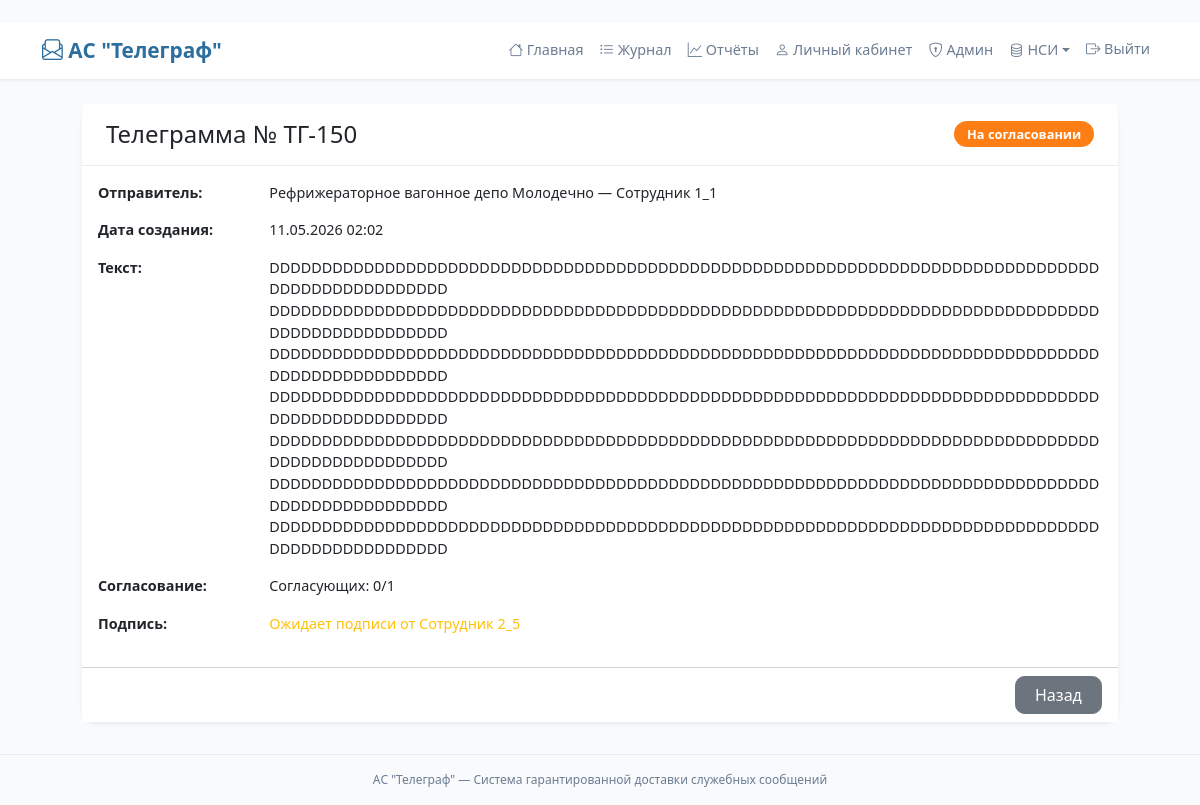
The app's page /telegram/150/ (signed in) with its own data.
### core/models.py (models this page shows, shortened)
class Telegram(models.Model):
    class Priority(models.TextChoices):
        NORMAL = 'NORMAL', 'Обычная'
        URGENT = 'URGENT', 'Срочная'
    class Status(models.TextChoices):
        DRAFT = 'DRAFT', 'Черновик'
        ON_APPROVAL = 'ON_APPROVAL', 'На согласовании'
        APPROVED = 'APPROVED', 'Согласовано'
        ON_SIGNATURE = 'ON_SIGNATURE', 'На подписании'
        SIGNED = 'SIGNED', 'Подписано'
        DELIVERY = 'DELIVERY', 'Доставка'
        DELIVERED = 'DELIVERED', 'Доставлено'
        REJECTED = 'REJECTED', 'Отказано'
    number = models.CharField(max_length=50, blank=True, null=True, verbose_name='Номер телеграммы')
    author = models.ForeignKey(User, on_delete=models.CASCADE, related_name='authored_telegrams', verbose_name='Автор')
    text = models.TextField(verbose_name='Текст телеграммы')
    created_at = models.DateTimeField(auto_now_add=True, verbose_name='Дата создания')
    status = models.CharField(max_length=20, choices=Status.choices, default=Status.DRAFT, verbose_name='Статус')
    priority = models.CharField(max_length=10, choices=Priority.choices, default=Priority.NORMAL, verbose_name='Приоритет')
    requires_approval = models.BooleanField(default=False, verbose_name='Требуется согласование')
    approvers = models.ManyToManyField(User, related_name='telegrams_to_approve', blank=True, verbose_name='Согласующие')
    approvals_received = models.PositiveIntegerField(default=0, verbose_name='Количество согласовавших')
    approval_sent_at = models.DateTimeField(null=True, blank=True, verbose_name='Отправлено на согласование')
    approval_completed_at = models.DateTimeField(null=True, blank=True, verbose_name='Согласование завершено')
    requires_signature = models.BooleanField(default=False, verbose_name='Требуется подпись')
    signer = models.ForeignKey(User, on_delete=models.SET_NULL, null=True, blank=True, related_name='telegrams_to_sign', verbose_name='Подписант')
    signed_at = models.DateTimeField(null=True, blank=True, verbose_name='Дата подписи')
    signature = models.CharField(max_length=128, blank=True, null=True, verbose_name='Электронная подпись')
    signer_department = models.CharField(max_length=255, blank=True, verbose_name='Подразделение подписанта')
    delivered_at = models.DateTimeField(null=True, blank=True, verbose_name='Дата доставки всем')
    executor = models.ForeignKey(User, on_delete=models.SET_NULL, null=True, blank=True, related_name='executed_telegrams', verbose_name='Исполнитель')
    author_department = models.CharField(max_length=255, blank=True, verbose_name='Подразделение автора')
    rejection_reason = models.TextField(blank=True, null=True, verbose_name='Причина отказа')
    rejected_by = models.ForeignKey(User, on_delete=models.SET_NULL, null=True, blank=True, related_name='rejected_telegrams', verbose_name='Кто отклонил')
    rejected_at = models.DateTimeField(null=True, blank=True, verbose_name='Дата отклонения')

class User(AbstractUser):
    role = models.CharField(max_length=10, choices=Role.choices, default=Role.USER, verbose_name='Роль')
    full_name = models.CharField(max_length=255, verbose_name='Полное имя')
    phone = models.CharField(max_length=20, blank=True, null=True, verbose_name='Телефон')
    email = models.EmailField(blank=True, null=True, verbose_name='Email')
    department = models.ForeignKey(Department, on_delete=models.SET_NULL, null=True, blank=True, verbose_name='Подразделение')
    position = models.ForeignKey(Position, on_delete=models.SET_NULL, null=True, blank=True, verbose_name='Должность')

### core/views.py (the view)
# urls.py: path('telegram/<int:telegram_id>/', views.view_telegram, name='view_telegram'),
@login_required
def view_telegram(request, telegram_id):
    telegram = get_object_or_404(
        Telegram.objects.prefetch_related('recipients__user', 'approvers', 'signatures'),
        id=telegram_id
    )
    user = request.user
    user_recipient = telegram.recipients.filter(user=user).first()
    context = {
        'telegram': telegram,
        'user_is_recipient': user_recipient is not None,
        'user_recipient_id': user_recipient.id if user_recipient else None,
        'user_recipient_status': user_recipient.status if user_recipient else None,  # Добавлено
        'user_is_approver': user in telegram.approvers.all(),
        'user_is_signer': user == telegram.signer,
        'user_is_author': user == telegram.author,
    }
    return render(request, 'core/view_telegram.html', context)

### core/templates/core/view_telegram.html (shortened to what this page needs)
﻿{% extends 'base.html' %}
{% load static %}
{% block content %}
<div class="container mt-4">
    <div class="card shadow-sm">
        <div class="card-header bg-white py-3 d-flex justify-content-between align-items-center">
            <h4 class="mb-0">Телеграмма № {{ telegram.number|default:telegram.id }}</h4>
            <div>
                <span class="badge status-badge status-{{ telegram.status|lower }}">{{ telegram.get_status_display }}</span>
            </div>
        </div>
        <div class="card-body">
            <div class="row mb-3">
                <div class="col-md-2 fw-bold">Отправитель:</div>
                <div class="col-md-10">{{ telegram.author_department|default:"—" }} — {{ telegram.author.full_name|default:telegram.author.username }}</div>
            </div>
            <div class="row mb-3">
                <div class="col-md-2 fw-bold">Дата создания:</div>
                <div class="col-md-10">{{ telegram.created_at|date:"d.m.Y H:i" }}</div>
            </div>
            <div class="row mb-3">
                <div class="col-md-2 fw-bold">Текст:</div>
                <div class="col-md-10">{{ telegram.text|linebreaksbr }}</div>
            </div>
            {% if telegram.requires_approval %}
            <div class="row mb-3">
                <div class="col-md-2 fw-bold">Согласование:</div>
                <div class="col-md-9">
                    Согласующих: {{ telegram.approvals_received }}/{{ telegram.approvers.count }}
                </div>
            </div>
            {% endif %}
            {% if telegram.requires_signature %}
            <div class="row mb-3">
                <div class="col-md-2 fw-bold">Подпись:</div>
                <div class="col-md-9">
                    {% if telegram.signed_at %}
                        <span class="text-success">Подписана {{ telegram.signed_at|date:"d.m.Y H:i" }}</span>
                        <br><small>Подписант: {{ telegram.signer.full_name|default:telegram.signer.username }}</small>
                    {% elif telegram.signer %}
                        <span class="text-warning">Ожидает подписи от {{ telegram.signer.full_name|default:telegram.signer.username }}</span>
                    {% else %}
                        Не подписана
                    {% endif %}
                </div>
            </div>
            {% endif %}
        </div>
        <div class="card-footer bg-white">
            <div class="d-flex gap-2 justify-content-end">
                {% if telegram.status == 'DELIVERY' and user_recipient_id and user_recipient_status == 'PENDING' %}
                    <a href="{% url 'mark_as_read_and_view' user_recipient_id %}" class="btn btn-success">Ознакомиться</a>
                    <a href="{% url 'telegram_journal' %}" class="btn btn-secondary">Отмена</a>
                {% elif telegram.status == 'ON_APPROVAL' and user in telegram.approvers.all %}
                    <a href="{% url 'approve_telegram' telegram.id %}" class="btn btn-success">Согласовать</a>
                    <button type="button" class="btn btn-danger" data-bs-toggle="modal" data-bs-target="#rejectModal" data-id="{{ telegram.id }}">Отказать</button>
                {% elif telegram.status == 'ON_SIGNATURE' and user == telegram.signer %}
                    <a href="{% url 'sign_telegram' telegram.id %}" class="btn btn-success">Подписать</a>
                    <button type="button" class="btn btn-danger" data-bs-toggle="modal" data-bs-target="#rejectModal" data-id="{{ telegram.id }}">Отказать</button>
                {% elif telegram.status == 'APPROVED' and request.user == telegram.author %}
                    {% if telegram.requires_signature %}
                        <a href="{% url 'send_to_signature' telegram.id %}" class="btn btn-primary">На подпись</a>
                    {% else %}
                        <a href="{% url 'send_telegram_to_delivery' telegram.id %}" class="btn btn-primary">Отправить в доставку</a>
                    {% endif %}
                {% elif telegram.status == 'SIGNED' and request.user == telegram.author %}
                    <a href="{% url 'send_telegram_to_delivery' telegram.id %}" class="btn btn-primary">Отправить в доставку</a>
                {% else %}
                    <a href="{% url 'telegram_journal' %}" class="btn btn-secondary">Назад</a>
                {% endif %}
            </div>
        </div>
    </div>
</div>
{% endblock %}

### core/templates/base.html (style rules this page uses)
:root { --primary: #2c6e9e; --primary-light: #e1edf7; --primary-dark: #1a5270; --bg-light: #f8fafc; --card-white: #ffffff; --border-light: #e9edf2; --text-dark: #2c3e50; --text-muted: #6b7c93; --hover-gray: #f1f5f9; }
body { background-color: var(--bg-light); font-family: 'Segoe UI', 'Roboto', system-ui, sans-serif; color: var(--text-dark); font-size: 0.9rem; }
.container { max-width: 1400px; width: 95%; margin: 0 auto; }
.card { border: none; border-radius: 1rem; background-color: var(--card-white); box-shadow: 0 2px 6px rgba(0,0,0,0.04); margin-bottom: 1.5rem; }
.card-header { background-color: transparent; border-bottom: 1px solid var(--border-light); font-weight: 600; padding: 1rem 1.5rem; }
.btn { border-radius: 0.6rem; font-weight: 500; padding: 0.4rem 1.2rem; }

### core/templates/core/view_telegram.html (style rules this page uses)
.status-badge { padding: 0.4rem 0.8rem; border-radius: 30px; font-size: 0.8rem; }
.status-on_approval { background: #fd7e14; color: white; }

### records on screen
Telegram: number "ТГ-150", status "На согласовании", author_department "Рефрижераторное вагонное депо Молодечно", author.full_name "Сотрудник 1_1", created_at "11.05.2026 02:02", text "DDDDDDDDDDDDDDDDDDDDDDDDDDDDDDDDDDDDDDDDDDDDDDDDDDDDDDDDDDDDDDDDDDDDDDDDDDDDDDDDDDDDDDDDDDDDDDDD DDDDDDDDDDDDDDDDDDDDDDDDDDDDDDDDDDDDDDDDDDDDDDDDDDDDDDDDDDDDDDDDDDDDDDDDDDDDDDDDDDDDDDDDDDDDDDDD DDDDDDDDDDDDDDDDDDDDDDDDDDDDDDDDDDDDDDDDDDDDDDDDDDDDDDDDDDDDDDDDDDDDDDDDDDDDDDDDDDDDDDDDDDDDDDDD DDDDDDDDDDDDDDDDDDDDDDDDDDDDDDDDDDDDDDDDDDDDDDDDDDDDDDDDDDDDDDDDDDDDDDDDDDDDDDDDDDDDDDDDDDDDDDDD DDDDDDDDDDDDDDDDDDDDDDDDDDDDDDDDDDDDDDDDDDDDDDDDDDDDDDDDDDDDDDDDDDDDDDDDDDDDDDDDDDDDDDDDDDDDDDDD DDDDDDDDDDDDDDDDDDDDDDDDDDDDDDDDDDDDDDDDDDDDDDDDDDDDDDDDDDDDDDDDDDDDDDDDDDDDDDDDDDDDDDDDDDDDDDDD DDDDDDDDDDDDDDDDDDDDDDDDDDDDDDDDDDDDDDDDDDDDDDDDDDDDDDDDDDDDDDDDDDDDDDDDDDDDDDDDDDDDDDDDDDDDDDDD", approvals_received "0", approvers.count "1", signer.full_name "Сотрудник 2_5"
